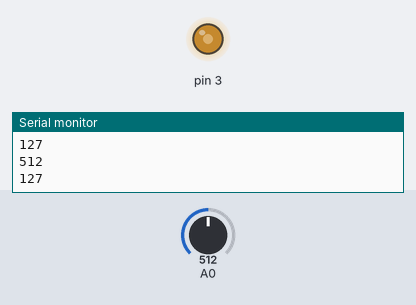
The sketch below on a simulated Arduino Uno, built with avr-gcc and run on an emulated ATmega328P. On the bench: output pins drawn as LEDs (lit = HIGH), the last lines printed to the serial monitor. The test bench sets the inputs (shaded band); at power-on: A0 = 512.

Above: at 1.2 s.
1.3 s: A0 set to 716
At 2.6 s:
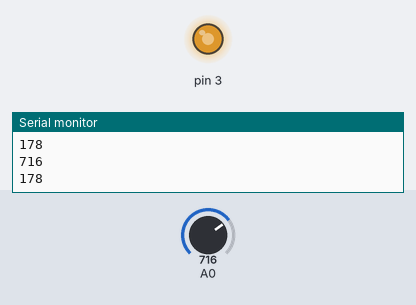
2.9 s: A0 set to 900
At 4.0 s:
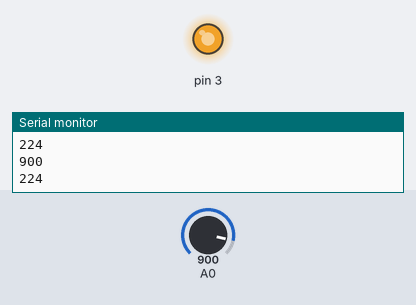
4.5 s: A0 set to 122
At 5.4 s:
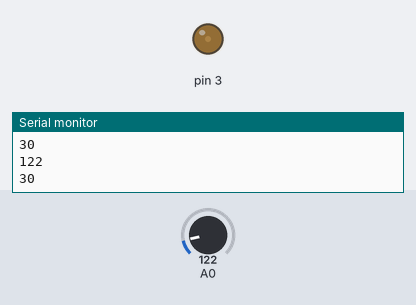
6.1 s: A0 set to 0
At 6.7 s:
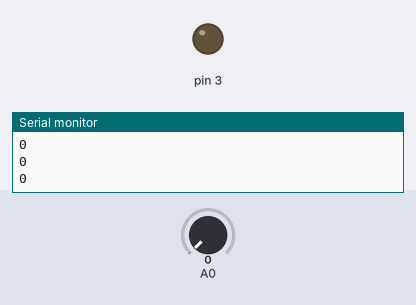
7.7 s: A0 set to 511
At 9.3 s:
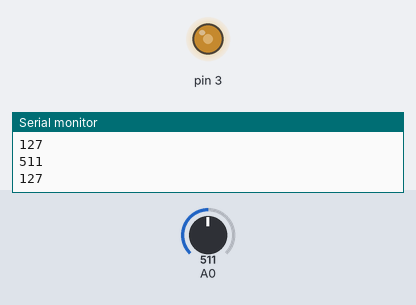
Timing chart, 0 to 10.3 s (numbered marks = the images above; inputs shaded):
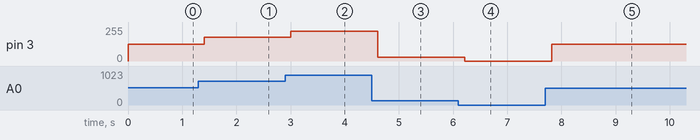

Measured:
- after the input at 1.3 s, pin 3: 127/255 → 178/255 after 0.10 s
- after the input at 2.9 s, pin 3: 178/255 → 224/255 after 0.11 s
- after the input at 4.5 s, pin 3: 224/255 → 30/255 after 0.11 s
- after the input at 6.1 s, pin 3: 30/255 → 0/255 after 0.12 s
- after the input at 7.7 s, pin 3: 0/255 → 127/255 after 0.12 s

The sketch:

analogInOut.ino
```cpp
int potenciometro = 0;

void setup()
{
  Serial.begin(9600);
}

void loop()
{
  potenciometro = analogRead(A0);
  Serial.println(potenciometro);
  potenciometro = map(potenciometro,0,1023,0,255);
  analogWrite(3,potenciometro);
  Serial.println(potenciometro);
  delay(200);
}
```
